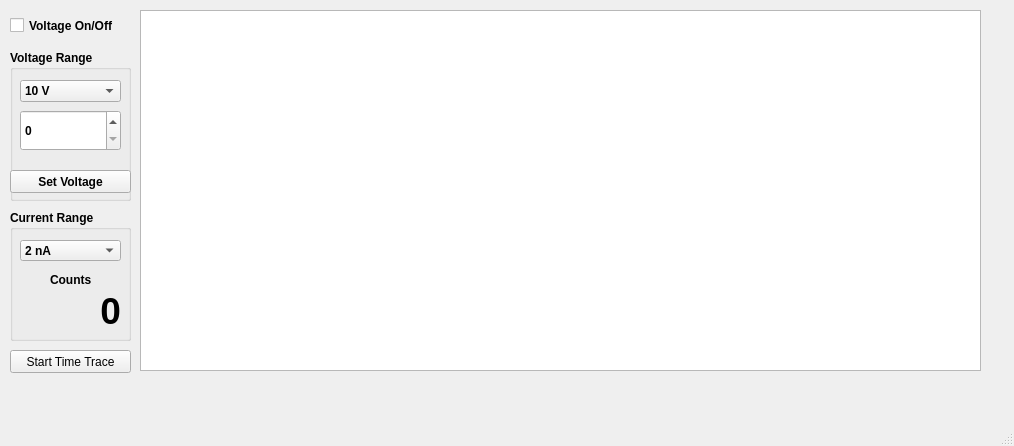
<?xml version="1.0" encoding="UTF-8"?>
<ui version="4.0">
 <class>MainWindow</class>
 <widget class="QMainWindow" name="MainWindow">
  <property name="geometry">
   <rect>
    <x>0</x>
    <y>0</y>
    <width>1014</width>
    <height>446</height>
   </rect>
  </property>
  <property name="windowTitle">
   <string>PicoAmmeter Controller</string>
  </property>
  <widget class="QWidget" name="centralwidget">
   <widget class="QGroupBox" name="groupBox">
    <property name="geometry">
     <rect>
      <x>10</x>
      <y>210</y>
      <width>121</width>
      <height>131</height>
     </rect>
    </property>
    <property name="font">
     <font>
      <weight>75</weight>
      <bold>true</bold>
     </font>
    </property>
    <property name="toolTip">
     <string>Set the current range/sensitivity</string>
    </property>
    <property name="title">
     <string>Current Range</string>
    </property>
    <widget class="QComboBox" name="current_range_box">
     <property name="geometry">
      <rect>
       <x>10</x>
       <y>30</y>
       <width>101</width>
       <height>21</height>
      </rect>
     </property>
     <property name="toolTip">
      <string>Set the current sensitivity</string>
     </property>
     <item>
      <property name="text">
       <string>2 nA</string>
      </property>
     </item>
     <item>
      <property name="text">
       <string>20 nA</string>
      </property>
     </item>
     <item>
      <property name="text">
       <string>200 nA</string>
      </property>
     </item>
     <item>
      <property name="text">
       <string>2 uA</string>
      </property>
     </item>
     <item>
      <property name="text">
       <string>20 uA</string>
      </property>
     </item>
     <item>
      <property name="text">
       <string>200 uA</string>
      </property>
     </item>
     <item>
      <property name="text">
       <string>2 mA</string>
      </property>
     </item>
     <item>
      <property name="text">
       <string>20 mA</string>
      </property>
     </item>
    </widget>
    <widget class="QLabel" name="curr_value_Label">
     <property name="geometry">
      <rect>
       <x>80</x>
       <y>80</y>
       <width>31</width>
       <height>41</height>
      </rect>
     </property>
     <property name="font">
      <font>
       <pointsize>28</pointsize>
       <weight>75</weight>
       <bold>true</bold>
      </font>
     </property>
     <property name="toolTip">
      <string>Current measured</string>
     </property>
     <property name="text">
      <string>0</string>
     </property>
     <property name="alignment">
      <set>Qt::AlignRight|Qt::AlignTrailing|Qt::AlignVCenter</set>
     </property>
    </widget>
    <widget class="QLabel" name="label">
     <property name="geometry">
      <rect>
       <x>40</x>
       <y>60</y>
       <width>51</width>
       <height>20</height>
      </rect>
     </property>
     <property name="text">
      <string>Counts</string>
     </property>
    </widget>
   </widget>
   <widget class="QGroupBox" name="groupBox_2">
    <property name="geometry">
     <rect>
      <x>10</x>
      <y>50</y>
      <width>121</width>
      <height>151</height>
     </rect>
    </property>
    <property name="font">
     <font>
      <weight>75</weight>
      <bold>true</bold>
     </font>
    </property>
    <property name="toolTip">
     <string/>
    </property>
    <property name="title">
     <string>Voltage Range</string>
    </property>
    <widget class="QComboBox" name="voltage_range_box">
     <property name="geometry">
      <rect>
       <x>10</x>
       <y>30</y>
       <width>101</width>
       <height>22</height>
      </rect>
     </property>
     <property name="toolTip">
      <string>Set the min/max voltage range</string>
     </property>
     <item>
      <property name="text">
       <string>10 V</string>
      </property>
     </item>
     <item>
      <property name="text">
       <string>50 V</string>
      </property>
     </item>
     <item>
      <property name="text">
       <string>500 V</string>
      </property>
     </item>
    </widget>
    <widget class="QSpinBox" name="voltage_value_box">
     <property name="geometry">
      <rect>
       <x>10</x>
       <y>60</y>
       <width>101</width>
       <height>41</height>
      </rect>
     </property>
    </widget>
    <widget class="QPushButton" name="set_voltage_button">
     <property name="geometry">
      <rect>
       <x>0</x>
       <y>120</y>
       <width>121</width>
       <height>23</height>
      </rect>
     </property>
     <property name="text">
      <string>Set Voltage</string>
     </property>
    </widget>
   </widget>
   <widget class="PlotWidget" name="data_trace_PlotWidget">
    <property name="geometry">
     <rect>
      <x>140</x>
      <y>10</y>
      <width>841</width>
      <height>361</height>
     </rect>
    </property>
   </widget>
   <widget class="QCheckBox" name="voltage_on_off_checkbox">
    <property name="geometry">
     <rect>
      <x>10</x>
      <y>10</y>
      <width>121</width>
      <height>31</height>
     </rect>
    </property>
    <property name="font">
     <font>
      <weight>75</weight>
      <bold>true</bold>
     </font>
    </property>
    <property name="toolTip">
     <string>Toggle voltage ouput on/off</string>
    </property>
    <property name="text">
     <string>Voltage On/Off</string>
    </property>
   </widget>
   <widget class="QPushButton" name="start_time_trace_button">
    <property name="geometry">
     <rect>
      <x>10</x>
      <y>350</y>
      <width>121</width>
      <height>23</height>
     </rect>
    </property>
    <property name="text">
     <string>Start Time Trace</string>
    </property>
   </widget>
  </widget>
  <widget class="QMenuBar" name="menubar">
   <property name="geometry">
    <rect>
     <x>0</x>
     <y>0</y>
     <width>1014</width>
     <height>21</height>
    </rect>
   </property>
  </widget>
  <widget class="QStatusBar" name="statusbar">
   <property name="sizeGripEnabled">
    <bool>true</bool>
   </property>
  </widget>
  <action name="actionSave">
   <property name="text">
    <string>Save</string>
   </property>
  </action>
 </widget>
 <customwidgets>
  <customwidget>
   <class>PlotWidget</class>
   <extends>QGraphicsView</extends>
   <header>pyqtgraph</header>
  </customwidget>
 </customwidgets>
 <resources/>
 <connections/>
</ui>
